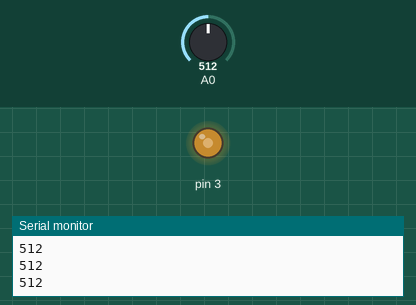
Simulated run of this sketch. Board: Arduino Uno, built with avr-gcc and run on an emulated ATmega328P. Shown: output pins drawn as LEDs (lit = HIGH), the last lines printed to the serial monitor. The test bench sets the inputs (shaded band); at power-on: A0 = 512.

Above: at 1.2 s.
1.3 s: A0 set to 716
At 2.5 s:
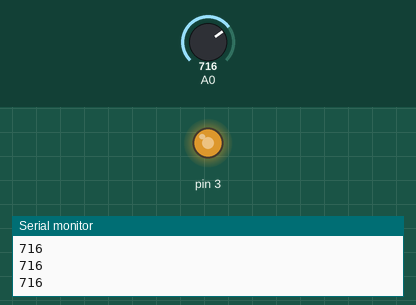
2.8 s: A0 set to 900
At 4.0 s:
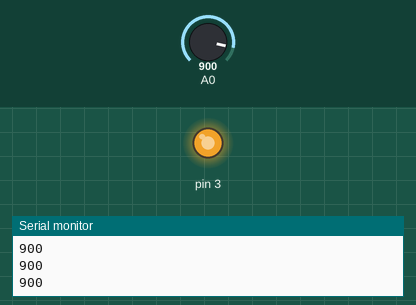
4.3 s: A0 set to 122
At 5.1 s:
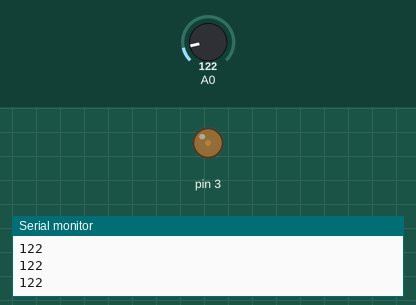
5.8 s: A0 set to 0
At 6.2 s:
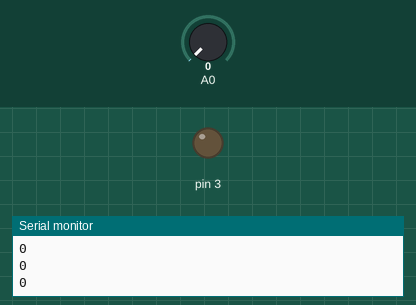
Timing chart, 0 to 8.3 s (numbered marks = the images above; inputs shaded):
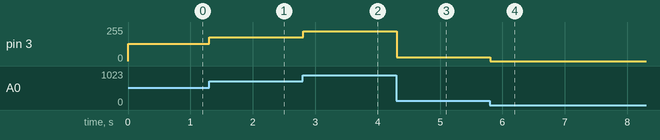

The sketch:

LEDIntensity.ino
```cpp
void setup() {
  Serial.begin(9600);
  pinMode(A0, INPUT);
  pinMode(3, OUTPUT);
}

void loop() {
  int potValue = analogRead(A0);
  Serial.println(potValue);
  analogWrite(3, potValue/4);

}
```

Measured:
- after the input at 1.3 s, pin 3: 128/255 → 179/255 at once
- after the input at 2.8 s, pin 3: 179/255 → 225/255 at once
- after the input at 4.3 s, pin 3: 225/255 → 30/255 at once
- after the input at 5.8 s, pin 3: 30/255 → 0/255 at once
